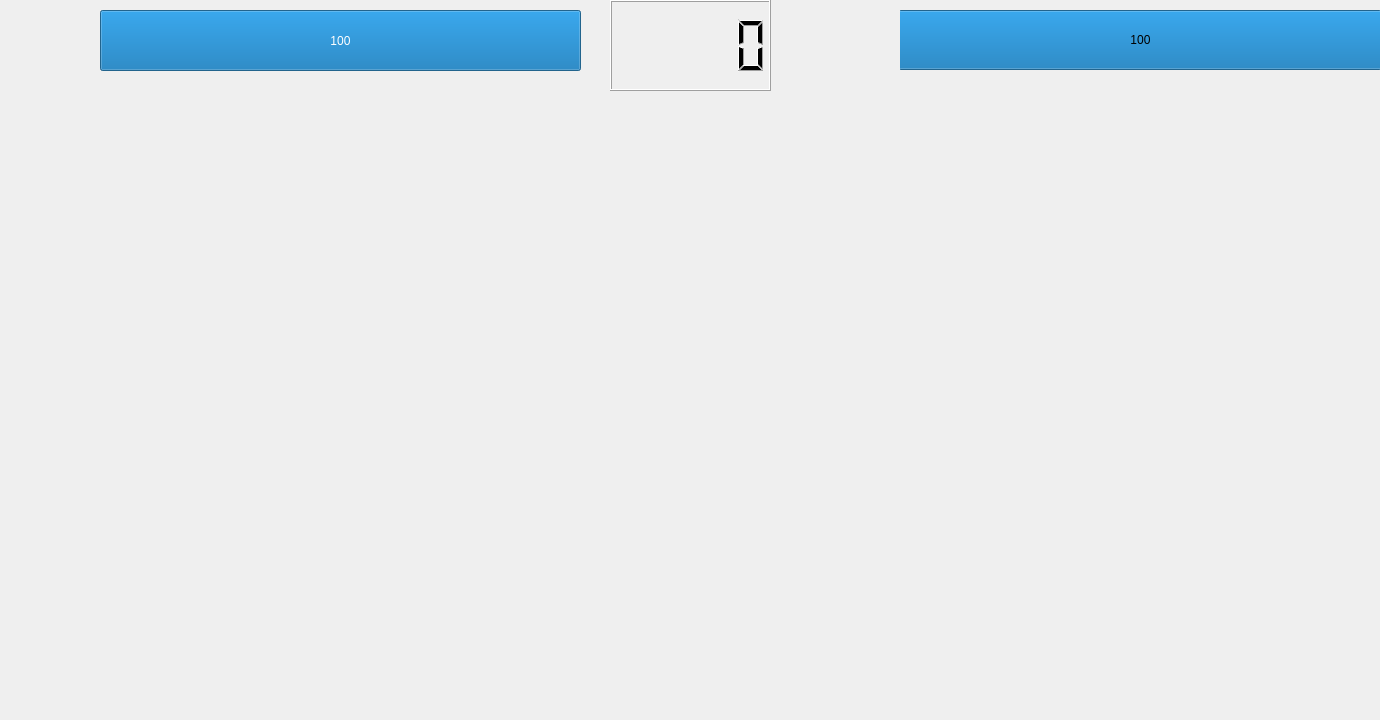
<?xml version="1.0" encoding="UTF-8"?>
<ui version="4.0">
 <class>Widget</class>
 <widget class="QWidget" name="Widget">
  <property name="geometry">
   <rect>
    <x>0</x>
    <y>0</y>
    <width>1380</width>
    <height>720</height>
   </rect>
  </property>
  <property name="windowTitle">
   <string>战斗界面</string>
  </property>
  <property name="windowIcon">
   <iconset resource="icon.qrc">
    <normaloff>:/icon/build/Desktop_Qt_6_7_0_MinGW_64_bit-Debug/resource/icon/猫咪.svg</normaloff>:/icon/build/Desktop_Qt_6_7_0_MinGW_64_bit-Debug/resource/icon/猫咪.svg</iconset>
  </property>
  <widget class="QLCDNumber" name="lcdNumber">
   <property name="geometry">
    <rect>
     <x>610</x>
     <y>0</y>
     <width>161</width>
     <height>91</height>
    </rect>
   </property>
  </widget>
  <widget class="QProgressBar" name="player1_health">
   <property name="geometry">
    <rect>
     <x>100</x>
     <y>10</y>
     <width>481</width>
     <height>61</height>
    </rect>
   </property>
   <property name="value">
    <number>100</number>
   </property>
   <property name="format">
    <string>%p</string>
   </property>
  </widget>
  <widget class="QProgressBar" name="player2_health">
   <property name="geometry">
    <rect>
     <x>900</x>
     <y>10</y>
     <width>481</width>
     <height>60</height>
    </rect>
   </property>
   <property name="minimumSize">
    <size>
     <width>0</width>
     <height>0</height>
    </size>
   </property>
   <property name="maximumSize">
    <size>
     <width>16777215</width>
     <height>16777215</height>
    </size>
   </property>
   <property name="baseSize">
    <size>
     <width>0</width>
     <height>0</height>
    </size>
   </property>
   <property name="value">
    <number>100</number>
   </property>
   <property name="textVisible">
    <bool>true</bool>
   </property>
   <property name="invertedAppearance">
    <bool>true</bool>
   </property>
   <property name="format">
    <string>%p</string>
   </property>
  </widget>
 </widget>
 <resources>
  <include location="icon.qrc"/>
 </resources>
 <connections/>
</ui>
